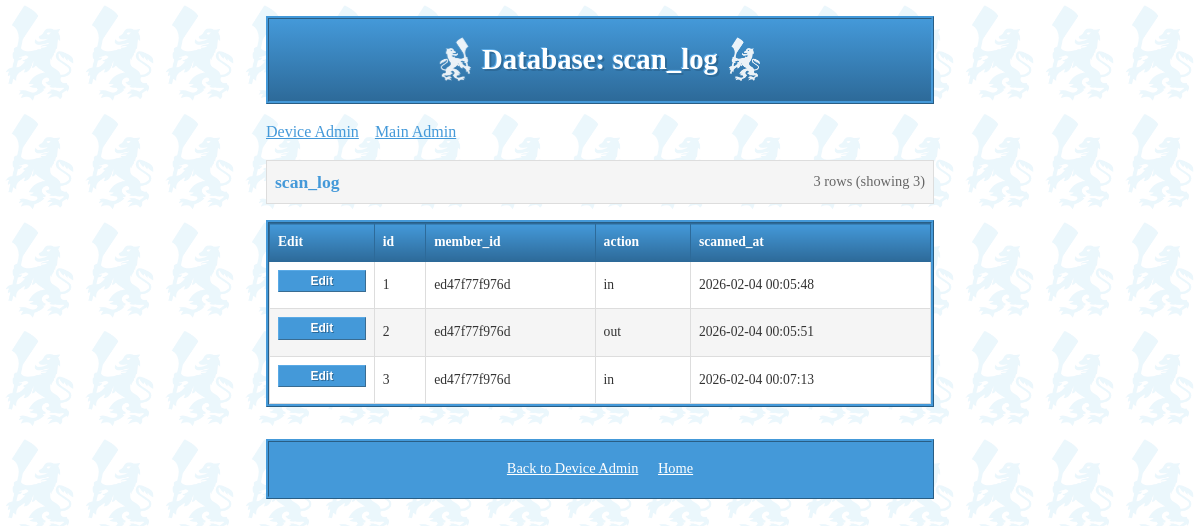
Screenshot of /admin/device/table/scan_log (signed in) with the database file from the repository.
### tables this page shows
CREATE TABLE scan_log (
                id INTEGER PRIMARY KEY AUTOINCREMENT,
                member_id TEXT,
                action TEXT,
                scanned_at TIMESTAMP DEFAULT CURRENT_TIMESTAMP,
                FOREIGN KEY (member_id) REFERENCES members(id)
            );

### app/web.py (the view)
@app.route("/admin/device/table/<table_name>")
@admin_required
def admin_table_view(table_name):
    data = get_table_data(table_name)
    return render_template("admin_table.html", data=data)

### app/models.py (called while the page is built)
@contextmanager
def get_db():
    conn = sqlite3.connect(DB_PATH)
    conn.row_factory = sqlite3.Row
    conn.execute("PRAGMA journal_mode=WAL")
    conn.execute("PRAGMA synchronous=FULL")
    try:
        yield conn
    finally:
        conn.close()

def get_table_data(table_name: str, limit: int = 100) -> dict:
    with get_db() as conn:
        cursor = conn.cursor()
        safe_tables = ['members', 'presence', 'scan_log', 'pending_tags', 'settings']
        if table_name not in safe_tables:
            return {'error': 'Invalid table name'}
        cursor.execute(f"PRAGMA table_info({table_name})")
        columns = [col[1] for col in cursor.fetchall()]
        cursor.execute(f"SELECT * FROM {table_name} LIMIT ?", (limit,))
        rows = [dict(row) for row in cursor.fetchall()]
        cursor.execute(f"SELECT COUNT(*) as count FROM {table_name}")
        total = cursor.fetchone()['count']
        return {
            'table': table_name,
            'columns': columns,
            'rows': rows,
            'total': total
        }

### app/web.py (called while the page is built)
def admin_required(f):
    @wraps(f)
    def decorated_function(*args, **kwargs):
        if not session.get("is_admin"):
            return redirect(url_for("admin_login"))
        return f(*args, **kwargs)
    return decorated_function

@app.before_request
def check_open_hours():
    open_paths = ['/static/', '/admin', '/closed']
    path = request.path
    if any(path.startswith(p) for p in open_paths):
        return None
    if not is_open_hours():
        return render_template("closed.html"), 200

### templates/admin_table.html (shortened to what this page needs)
<!DOCTYPE html>
<html lang="en">
<head>
    <link rel="stylesheet" href="/static/style.css">
</head>
<body>
    <header>
        <div class="header-content">
            <img src="/static/c150lion1.png" alt="C150 Lion" class="header-lion left">
            <h1>Database: {{ data.table }}</h1>
            <img src="/static/c150lion1.png" alt="C150 Lion" class="header-lion right">
        </div>
    </header>
    <div class="nav-links">
        <a href="/admin/device">Device Admin</a>
        <a href="/admin">Main Admin</a>
    </div>
    {% if data.error %}
    <div class="flash error">{{ data.error }}</div>
    {% else %}
    <div class="table-info">
        <span class="table-name">{{ data.table }}</span>
        <span class="row-count">{{ data.total }} rows (showing {{ data.rows|length }})</span>
    </div>
    <div class="table-container">
        <table class="data-table">
            <thead>
                <tr>
                    <th>Edit</th>
                    {% for col in data.columns %}
                    <th>{{ col }}</th>
                    {% endfor %}
                </tr>
            </thead>
            <tbody>
                {% for row in data.rows %}
                <tr>
                    <td>
                        <button class="edit-btn" onclick='openEditModal({{ row|tojson }})'>Edit</button>
                    </td>
                    {% for col in data.columns %}
                    <td title="{{ row[col] }}">{{ row[col] }}</td>
                    {% endfor %}
                </tr>
                {% endfor %}
            </tbody>
        </table>
    </div>
    {% endif %}
    <footer>
        <a href="/admin/device">Back to Device Admin</a>
        <a href="/">Home</a>
    </footer>
</body>
</html>

### static/style.css (style rules this page uses)
* { box-sizing: border-box; margin: 0; padding: 0; }
body { background-color: #FFFFFF; background-image: url('/static/c150lion1.png'); background-repeat: repeat; background-position: 0 0; background-attachment: fixed; background-size: 80px; color: #333333; line-height: 1.5; padding: 1rem; max-width: 700px; margin: 0 auto; min-height: 100vh; }
body::before { content: ''; position: fixed; top: 0; left: 0; right: 0; bottom: 0; background: rgba(255, 255, 255, 0.92); pointer-events: none; z-index: -1; }
h1 { font-size: 1.8rem; margin-bottom: 1rem; color: #4499D9; text-shadow: 2px 2px #cce6f5, -1px -1px #FFFFFF; text-align: center; }
a { color: #4499D9; text-decoration: underline; }
header { border: 3px ridge #4499D9; background: linear-gradient(180deg, #4499D9 0%, #2d6a99 100%); padding: 1rem; margin-bottom: 1rem; text-align: center; }
.header-content { display: flex; align-items: center; justify-content: center; gap: 0.5rem; }
.header-lion { height: 50px; width: auto; filter: brightness(0) invert(1); opacity: 0.9; }
.header-lion.left { transform: scaleX(-1); }
header h1 { color: #FFFFFF; text-shadow: 2px 2px #2d6a99, -1px -1px #5aaae6; margin: 0; }
footer { border: 3px ridge #4499D9; background: #4499D9; padding: 1rem; margin-top: 2rem; text-align: center; font-size: 0.9rem; }
footer a { margin: 0 0.5rem; color: #FFFFFF; }
input, button, select { padding: 0.5rem; font-size: 1rem; margin-bottom: 0.5rem; }
button { background: linear-gradient(180deg, #4499D9 0%, #3d8ac7 50%, #2d6a99 100%); color: #FFFFFF; border: 3px outset #5aaae6; cursor: pointer; width: 100%; font-weight: bold; text-shadow: 1px 1px #2d6a99; }

### templates/admin_table.html (style rules this page uses)
.table-container { overflow-x: auto; background: #fff; border: 3px ridge #4499D9; margin-bottom: 1rem; }
.data-table { width: 100%; border-collapse: collapse; font-size: 0.85rem; }
.data-table th { background: linear-gradient(180deg, #4499D9 0%, #2d6a99 100%); color: #fff; padding: 0.5rem; text-align: left; font-weight: bold; border: 1px solid #2d6a99; white-space: nowrap; }
.data-table td { padding: 0.5rem; border: 1px solid #ddd; max-width: 200px; overflow: hidden; text-overflow: ellipsis; white-space: nowrap; }
.data-table tr:nth-child(even) { background: #f5f5f5; }
.edit-btn { background: #4499D9; color: #fff; border: 1px outset #5aaae6; padding: 0.2rem 0.5rem; cursor: pointer; font-size: 0.75rem; }
.table-info { display: flex; justify-content: space-between; align-items: center; margin-bottom: 1rem; padding: 0.5rem; background: #f5f5f5; border: 1px solid #ddd; }
.table-name { font-weight: bold; font-size: 1.1rem; color: #4499D9; }
.row-count { color: #666; font-size: 0.9rem; }
.nav-links { display: flex; gap: 1rem; margin-bottom: 1rem; }
.nav-links a { color: #4499D9; }

### rows the page displays
scan_log: id "1" "ed47f77f976d" "in" "2026-02-04 00:05:48"
scan_log: id "2" "ed47f77f976d" "out" "2026-02-04 00:05:51"
scan_log: id "3" "ed47f77f976d" "in" "2026-02-04 00:07:13"

### other values shown
{{ data.table }} "scan_log"
{{ data.total }} "3"
{{ data.rows|length }} "3"
{{ col }} "id" "member_id" "action" "scanned_at"
